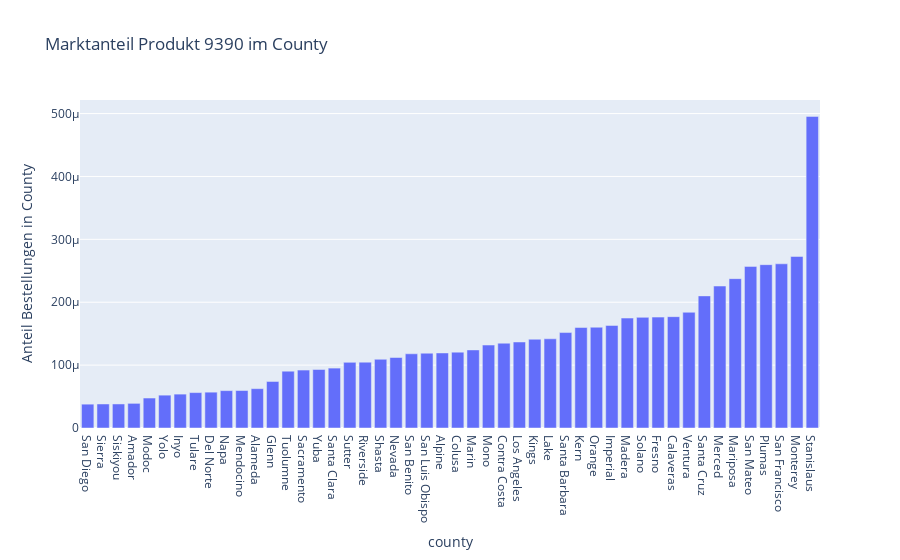

This figure's notebook cell:
### Code cell
fig = px.bar (df_q2, x='county',y = 'Anteil Bestellungen in County',title='Marktanteil Produkt 9390 im County')
fig.show()

### Figure 1 — Plotly figure (JSON) as saved in the notebook; plotly's stock layout.template omitted (floating-point values rounded to 4 significant figures)
{"data": [{"alignmentgroup": "True", "hovertemplate": "county=%{x}<br>Anteil Bestellungen in County=%{y}<extra></extra>", "legendgroup": "", "marker": {"color": "#636efa", "pattern": {"shape": ""}}, "name": "", "offsetgroup": "", "orientation": "v", "showlegend": false, "textposition": "auto", "type": "bar", "x": ["San Diego", "Sierra", "Siskiyou", "Amador", "Modoc", "Yolo", "Inyo", "Tulare", "Del Norte", "Napa", "Mendocino", "Alameda", "Glenn", "Tuolumne", "Sacramento", "Yuba", "Santa Clara", "Sutter", "Riverside", "Shasta", "Nevada", "San Benito", "San Luis Obispo", "Alpine", "Colusa", "Marin", "Mono", "Contra Costa", "Los Angeles", "Kings", "Lake", "Santa Barbara", "Kern", "Orange", "Imperial", "Madera", "Solano", "Fresno", "Calaveras", "Ventura", "Santa Cruz", "Merced", "Mariposa", "San Mateo", "Plumas", "San Francisco", "Monterey", "Stanislaus"], "xaxis": "x", "y": [3.791e-05, 3.822e-05, 3.822e-05, 3.919e-05, 4.766e-05, 5.224e-05, 5.387e-05, 5.632e-05, 5.698e-05, 5.944e-05, 5.96e-05, 6.256e-05, 7.398e-05, 9.031e-05, 9.216e-05, 9.304e-05, 9.525e-05, 0.0001044, 0.0001047, 0.0001093, 0.0001121, 0.000118, 0.000119, 0.0001193, 0.0001206, 0.0001242, 0.0001319, 0.0001348, 0.0001368, 0.0001411, 0.0001418, 0.0001518, 0.0001598, 0.0001603, 0.0001631, 0.0001748, 0.0001759, 0.0001763, 0.000177, 0.000184, 0.0002101, 0.0002258, 0.0002375, 0.000257, 0.0002597, 0.0002611, 0.0002728, 0.0004955], "yaxis": "y"}], "layout": {"autosize": true, "barmode": "relative", "legend": {"tracegroupgap": 0}, "title": {"text": "Marktanteil Produkt 9390 im County"}, "xaxis": {"anchor": "y", "autorange": true, "domain": [0, 1], "range": [-0.5, 47.5], "title": {"text": "county"}, "type": "category"}, "yaxis": {"anchor": "x", "autorange": true, "domain": [0, 1], "range": [0, 0.0005216], "title": {"text": "Anteil Bestellungen in County"}, "type": "linear"}}}
